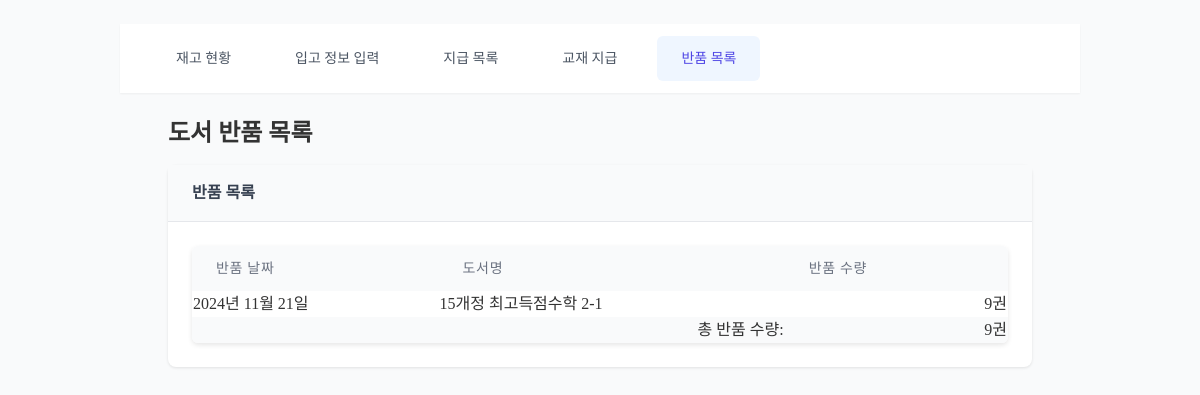
The app's page /bookstore/returns/, older data.
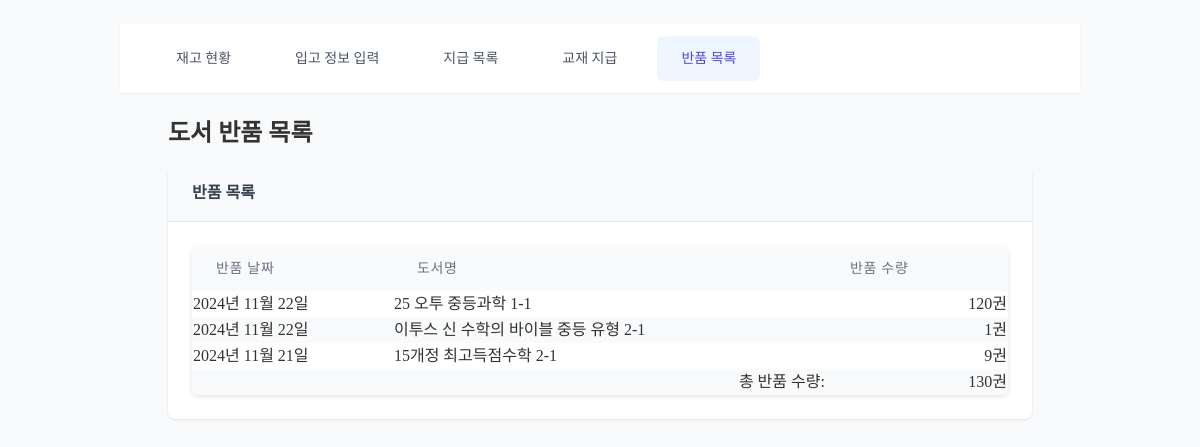
The same page, newer data.
### bookstore/models.py (models this page shows, shortened)
class BookReturn(models.Model):
    book_stock = models.ForeignKey(BookStock, on_delete=models.CASCADE, verbose_name='재고')
    quantity = models.PositiveIntegerField(verbose_name='반품 수량')
    return_date = models.DateField(verbose_name='반품 날짜')
    class Meta:
        verbose_name = '도서 반품'
        verbose_name_plural = '도서 반품 목록'

class BookStock(models.Model):
    book = models.ForeignKey(
        Book,
        on_delete=models.CASCADE,
        verbose_name='도서명'
    )
    quantity = models.PositiveIntegerField(
        default=0,
        validators=[MinValueValidator(0)],
        verbose_name='수량'
    )
    list_price = models.PositiveIntegerField(
        validators=[MinValueValidator(0)],
        verbose_name='정가'
    )
    unit_price = models.PositiveIntegerField(
        validators=[MinValueValidator(0)],
        verbose_name='단가'
    )
    selling_price = models.PositiveIntegerField(
        validators=[MinValueValidator(0)],
        verbose_name='판매가'
    )
    memo = models.TextField(
        blank=True,
        verbose_name='메모'
    )
    received_date = models.DateField(
        verbose_name='입고일'
    )
    class Meta:
        verbose_name = '도서 재고'
        verbose_name_plural = '도서 재고'
        ordering = ['-received_date', 'book__name']

### books/models.py (models this page shows, shortened)
class Book(models.Model):
    name = models.CharField(
        max_length=200,
        verbose_name='교재 이름'
    )
    subject = models.ForeignKey(
        Subject,
        on_delete=models.SET_NULL,
        null=True,
        blank=True,
        verbose_name='과목'
    )
    isbn = models.CharField(
        max_length=13,
        null=True,
        blank=True,
        verbose_name='ISBN'
    )
    publisher = models.ForeignKey(
        Publisher,
        on_delete=models.SET_NULL,
        null=True,
        blank=True,
        verbose_name='출판사'
    )
    difficulty_level = models.PositiveIntegerField(
        validators=[
            MinValueValidator(1),
            MaxValueValidator(10)
        ],
        null=True,
        blank=True,
        verbose_name='교재 난이도'
    )
    memo = models.TextField(
        null=True,
        blank=True,
        verbose_name='메모'
    )
    barcode = models.ImageField(
        upload_to='books/barcodes/',
        null=True,
        blank=True,
        verbose_name='바코드'
    )
    qr_code = models.ImageField(
        upload_to='books/qrcodes/',
        null=True,
        blank=True,
        verbose_name='QR 코드'
    )
    unique_code = models.CharField(
        max_length=36,
        unique=True,
        default=uuid.uuid4,
        editable=False,
        verbose_name='고유 코드'
    )
    spare1 = models.CharField(
        max_length=200,
        null=True,
        blank=True,
        verbose_name='예비1'
    )
    spare2 = models.CharField(
        max_length=200,
        null=True,
        blank=True,
        verbose_name='예비2'
    )
    spare3 = models.CharField(
        max_length=200,
        null=True,
        blank=True,
        verbose_name='예비3'
    )
    class Meta:
        verbose_name = '교재'
        verbose_name_plural = '교재 목록'

### bookstore/views.py (the view)
# urls.py: path('returns/', views.stock_return_list, name='stock_return_list'),
def stock_return_list(request):
    return_list = BookReturn.objects.select_related(
        'book_stock',
        'book_stock__book'
    ).order_by('-return_date')
    context = {
        'return_list': return_list,
        'total_returned': sum(ret.quantity for ret in return_list)
    }
    return render(request, 'bookstore/stock_return_list.html', context)

### bookstore/templates/bookstore/stock_return_list.html
{% extends 'bookstore/base_bookstore.html' %}
{% load humanize %}
{% block bookstore_content %}
<div class="container mx-auto px-4">
    <h1 class="text-2xl font-bold mb-4">도서 반품 목록</h1>
    <div class="content-card">
        <div class="card-header">반품 목록</div>
        <div class="card-body overflow-x-auto">
            <table class="content-table">
                <thead>
                    <tr>
                        <th class="text-left">반품 날짜</th>
                        <th class="text-left">도서명</th>
                        <th class="text-right">반품 수량</th>
                    </tr>
                </thead>
                <tbody>
                    {% for return in return_list %}
                    <tr class="hover:bg-gray-50">
                        <td class="text-left">{{ return.return_date|date:"Y년 m월 d일" }}</td>
                        <td class="text-left">{{ return.book_stock.book.name }}</td>
                        <td class="text-right">{{ return.quantity }}권</td>
                    </tr>
                    {% empty %}
                    <tr>
                        <td colspan="3" class="text-center">반품된 도서가 없습니다.</td>
                    </tr>
                    {% endfor %}
                </tbody>
                {% if return_list %}
                <tfoot>
                    <tr class="bg-gray-50 font-medium">
                        <td colspan="2" class="text-right">총 반품 수량:</td>
                        <td class="text-right">{{ total_returned }}권</td>
                    </tr>
                </tfoot>
                {% endif %}
            </table>
        </div>
    </div>
</div>
{% endblock %}

Row changes from the older to the newer data that the page shows:
added BookReturn: return_date "2024년 11월 22일", book_stock.book.name "25 오투 중등과학 1-1", quantity "120"
added BookReturn: return_date "2024년 11월 22일", book_stock.book.name "이투스 신 수학의 바이블 중등 유형 2-1", quantity "1"
Text that changed along with them:
{{ total_returned }}: "9" → "130"
